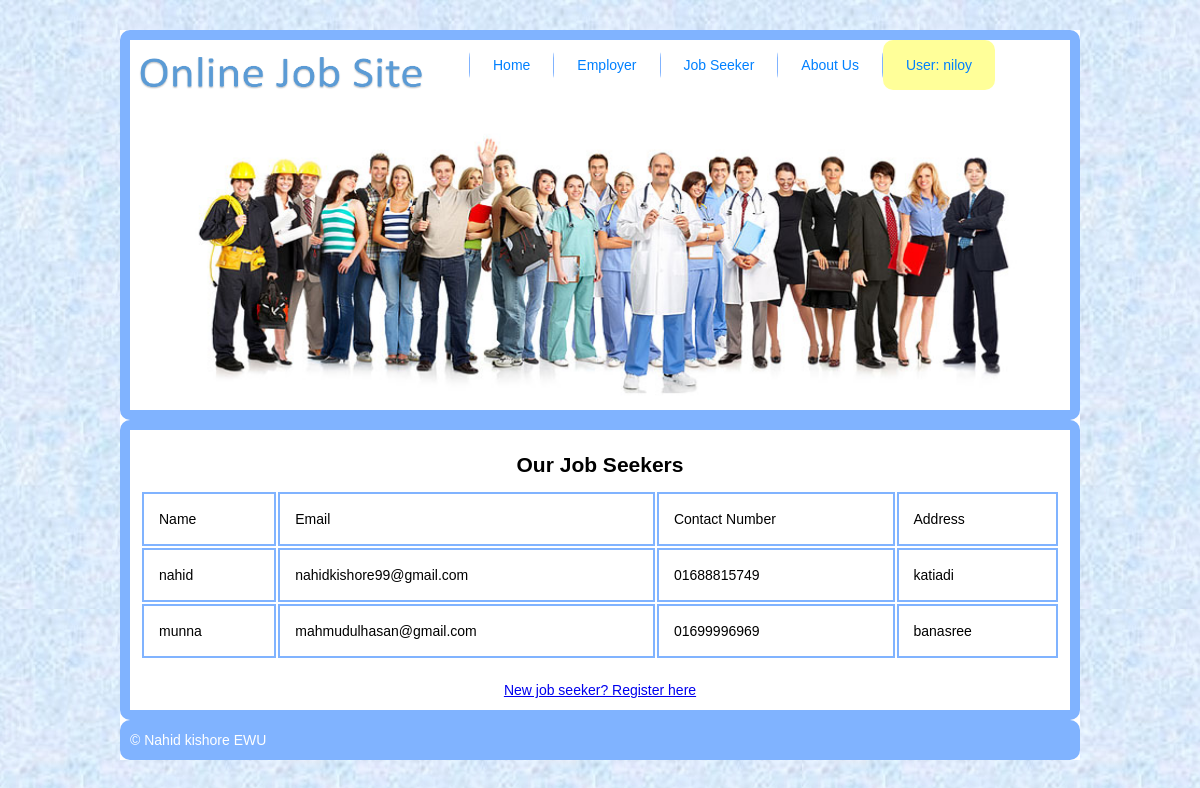
The app's page /JobSeeker.php (signed in) with its own data.
### tables this page shows
CREATE TABLE `job_seeker` (
  `Name` varchar(100) NOT NULL,
  `Email` varchar(100) NOT NULL,
  `ContactNo` varchar(100) NOT NULL,
  `Username` varchar(100) NOT NULL,
  `Password` varchar(100) NOT NULL,
  `Address` varchar(100) NOT NULL,
  `Gender` varchar(100) NOT NULL,
  `Birthdate` varchar(200) NOT NULL
);

### JobSeeker.php (the view, shortened to what this page needs)
<!DOCTYPE html>
<?php
if(isset($_SESSION["Username"])){
	$userProfile=$_SESSION["Username"];
	$ut=$_SESSION["Usertype"];
	$flag=1;
}
else{
	$flag=0;
}
$conn = new mysqli("localhost", "root", "", "job");
$sql = "SELECT * FROM job_seeker";
$result = mysqli_query($conn, $sql);
?>
<html>
<head>
	<link rel="stylesheet" type="text/css" href="all.css">
</head>
<body>
<div class="main">
	<div class="header">
		<img src="images/logo.png" width="300" height="70">
		<ul>
			<li><a href="index.php">Home</a></li>
			<li><a href="Employer.php">Employer</a></li>
			<li><a href="JobSeeker.php">Job Seeker</a></li>
			<li><a href="AboutUs.php">About Us</a></li>
			<?php
			if($flag==1){
				if($ut==1){
					echo "<li><a href='JobSeekerProfile.php' style='background: #ffff99;border-radius:10px'>User: ".$userProfile."</a></li>";
				}
				elseif ($ut==2) {
					echo "<li><a href='EmployerProfile.php' style='background: #ffff99;border-radius:10px'>User: ".$userProfile."</a></li>";
				}
				else{
					echo "<li><a href='AdministratorProfile.php' style='background: #ffff99;border-radius:10px'>User: ".$userProfile."</a></li>";
				}
			}
			else{
				echo "
				<li><a href='login.php'>Login</a></li>
				<li><a href='register.php'>Register</a></li>
				";
			}
			?>
		</ul>
		<img id="pic" src="images/bigpicture.jpg" alt="" width="960" height="300" />
	</div>
	<div class="content">
		<center><h2>Our Job Seekers</h2></center>
		<table class="tt">
		<tr>
			<td>Name</td>
			<td>Email</td>
			<td>Contact Number</td>
			<td>Address</td>
		</tr>
		<?php
		if ($result->num_rows > 0) {
		    while($row = $result->fetch_assoc()) {
		    	$name=$row["Name"];
		    	$email=$row["Email"];
		    	$contact=$row["ContactNo"];
		    	$address=$row["Address"];
		    	echo "<tr><td>$name</td><td>$email</td><td>$contact</td><td>$address</td></tr>";
		    }
		} else {
		    echo "0 results";
		}
		?>
		</table><br>
		<center><a href="JobSeekerReg.php">New job seeker? Register here</a></center>
	</div>
	<div class="footer">&copy Nahid kishore EWU</div>
</div>
</body>
</html>

### all.css (style rules this page uses)
* { margin:0;padding:0 }
body { font-family:Arial;font-size:14px;line-height:20px;color:black;background:url(images/back.jpg); }
.main { width:960px;margin:30px auto;display:block;overflow:hidden;background: #fff; }
.header { overflow: hidden;border: 10px solid #80b3ff;border-radius: 10px }
.header img { float: left;border-right: 39px solid #fff }
.header ul { list-style:none }
.header ul li { float:left;border-left:1px solid #80b3ff;border-radius: 18px }
.header ul li a { display:block;background:#fff;color:#0080ff;padding:15px 23px;text-decoration:none }
.content { overflow: hidden;border: 10px solid #80b3ff;border-radius: 10px;padding: 10px; }
.content h2,h3,h4,p,input { padding: 15px }
.tt { width: 100%; }
.tt td { border:2px solid #80b3ff;padding: 15px; }
.footer { background:#80b3ff;color:#fff;padding:10px;border-radius: 10px }

### records on screen
job_seeker: Name "nahid", Email "nahidkishore99@gmail.com", ContactNo "01688815749", Address "katiadi"
job_seeker: Name "munna", Email "mahmudulhasan@gmail.com", ContactNo "01699996969", Address "banasree"

### other values on screen
$userProfile "niloy"
